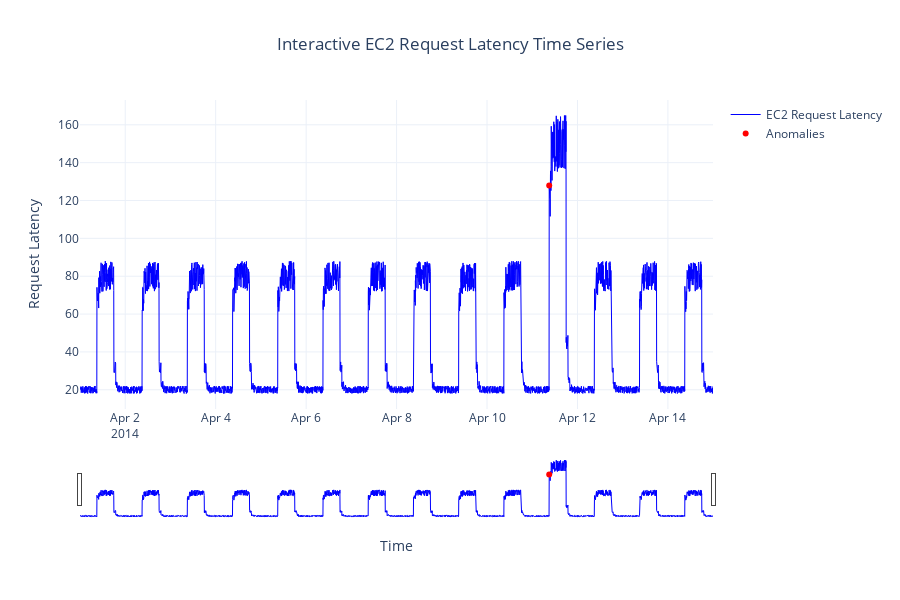

Notebook cell for this chart:
### Code cell
import pandas as pd
import plotly.graph_objects as go
import plotly.express as px
from plotly.subplots import make_subplots

# Load the data
df = pd.read_csv('data_with_labels/artificialWithAnomaly/art_daily_jumpsup.csv')

# Convert timestamp to datetime
df['timestamp'] = pd.to_datetime(df['timestamp'])

# Create interactive time series plot
fig = go.Figure()

# Add the main time series line
fig.add_trace(go.Scatter(
    x=df['timestamp'],
    y=df['value'],
    mode='lines',
    name='EC2 Request Latency',
    line=dict(color='blue', width=1),
    hovertemplate='<b>Time:</b> %{x}<br><b>Latency:</b> %{y:.2f}<extra></extra>'
))

# Highlight anomalies if they exist
anomalies = df[df['anomaly'] == 1]
if not anomalies.empty:
    fig.add_trace(go.Scatter(
        x=anomalies['timestamp'],
        y=anomalies['value'],
        mode='markers',
        name='Anomalies',
        marker=dict(color='red', size=6, symbol='circle'),
        hovertemplate='<b>Time:</b> %{x}<br><b>Latency:</b> %{y:.2f}<br><b>Status:</b> Anomaly<extra></extra>'
    ))

# Update layout for better interactivity
fig.update_layout(
    title={
        'text': 'Interactive EC2 Request Latency Time Series',
        'x': 0.5,
        'xanchor': 'center'
    },
    xaxis_title='Time',
    yaxis_title='Request Latency',
    hovermode='x unified',
    showlegend=True,
    height=600,
    template='plotly_white'
)

# Enable zoom, pan, and other interactive features
fig.update_layout(
    xaxis=dict(
        rangeslider=dict(visible=True),  # Adds a range slider at the bottom
        type='date'
    )
)

# Show the plot
fig.show()

### Figure 1 — Plotly figure (JSON) as saved in the notebook; plotly's stock layout.template omitted (floating-point values rounded to 4 significant figures; data arrays with more than 128 entries replaced by an {"elided": "..."} marker saying what was removed)
{"data": [{"hovertemplate": "<b>Time:</b> %{x}<br><b>Latency:</b> %{y:.2f}<extra></extra>", "line": {"color": "blue", "width": 1}, "mode": "lines", "name": "EC2 Request Latency", "type": "scatter", "x": {"elided": "4032 str values"}, "y": {"elided": "4032 float values"}}, {"hovertemplate": "<b>Time:</b> %{x}<br><b>Latency:</b> %{y:.2f}<br><b>Status:</b> Anomaly<extra></extra>", "marker": {"color": "red", "size": 6, "symbol": "circle"}, "mode": "markers", "name": "Anomalies", "type": "scatter", "x": ["2014-04-11T09:00:00.000000000"], "y": [127.9]}], "layout": {"height": 600, "hovermode": "x unified", "showlegend": true, "title": {"text": "Interactive EC2 Request Latency Time Series", "x": 0.5, "xanchor": "center"}, "xaxis": {"rangeslider": {"visible": true}, "title": {"text": "Time"}, "type": "date"}, "yaxis": {"title": {"text": "Request Latency"}}}}
